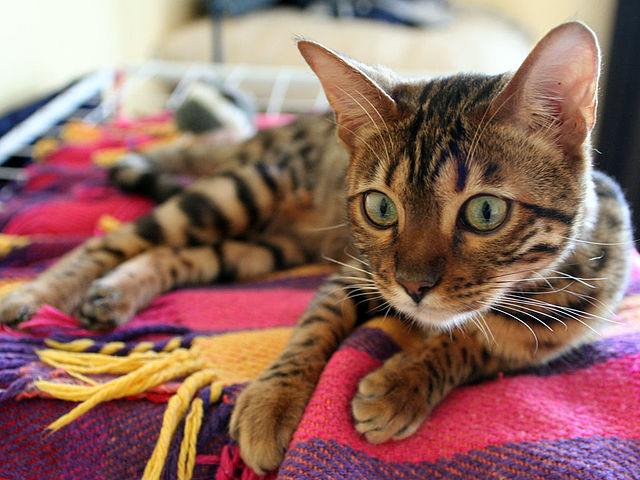
#> input picture images/filters/cat.jpg, 640 x 480 px
$ python introduction.py
#> lines starting #> are read from the running program, lines starting #| are printed output that depends on the picture
# We use Pillow library to work with images
from PIL import Image

print("Loading image from file")
image = Image.open("filters/cat.jpg")
#> image is the input picture: PIL image 640x480 RGB; mean R, G, B 146.2, 107.5, 99

print("Showing loaded image")
image.show()

print(f"Image format is: {image.format}")
#| Image format is: JPEG
print(f"Image color mode is: {image.mode}")
#| Image color mode is: RGB

print("Get the image size")
size = image.size
#> size = (640, 480)

print(f"Image size is: {size}")
#| Image size is: (640, 480)
print("Size is returned as a tuple with two elements: (width, height)")
print(f"Width of the image is {size[0]} and height is {size[1]}")
#| Width of the image is 640 and height is 480

print("Resizing image")
resized_image = image.resize((128, 128))
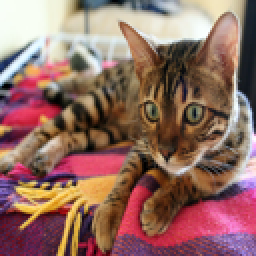
#> resized_image: PIL image 128x128 RGB (shown 2 times larger); mean R, G, B 146.2, 107.5, 99
resized_image.show()

print("Rotating image")
rotated_image = image.rotate(45)
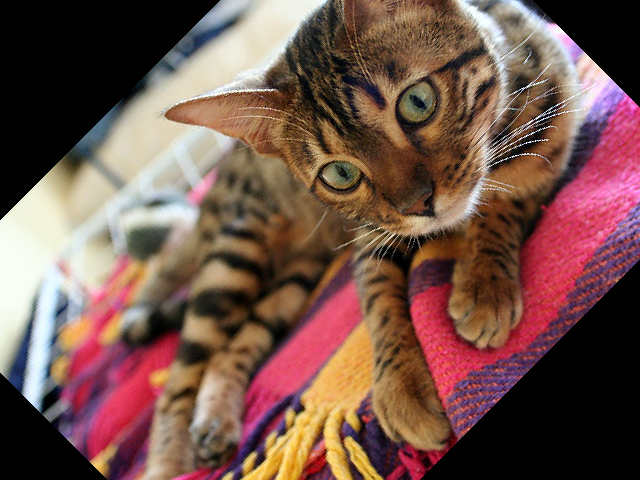
#> rotated_image: PIL image 640x480 RGB; mean R, G, B 116.6, 84.4, 75.9
rotated_image.show()

print("Flipping image")
flipped_image = image.transpose(Image.FLIP_LEFT_RIGHT)
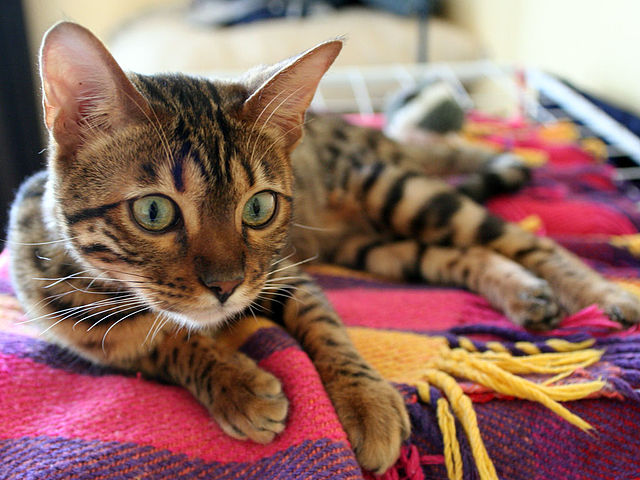
#> flipped_image: PIL image 640x480 RGB; mean R, G, B 146.2, 107.5, 99
flipped_image.show()

print("Cropping image")
cropped_image = image.crop((300, 50, 600, 400))
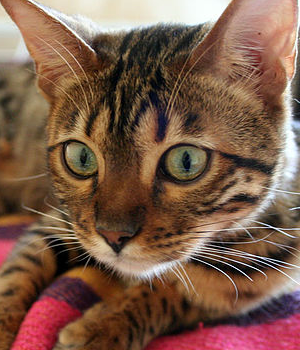
#> cropped_image: PIL image 300x350 RGB; mean R, G, B 124.5, 91.6, 73.7
cropped_image.show()

print("Saving image")
cropped_image.save("cropped_image.jpg", "JPEG")
